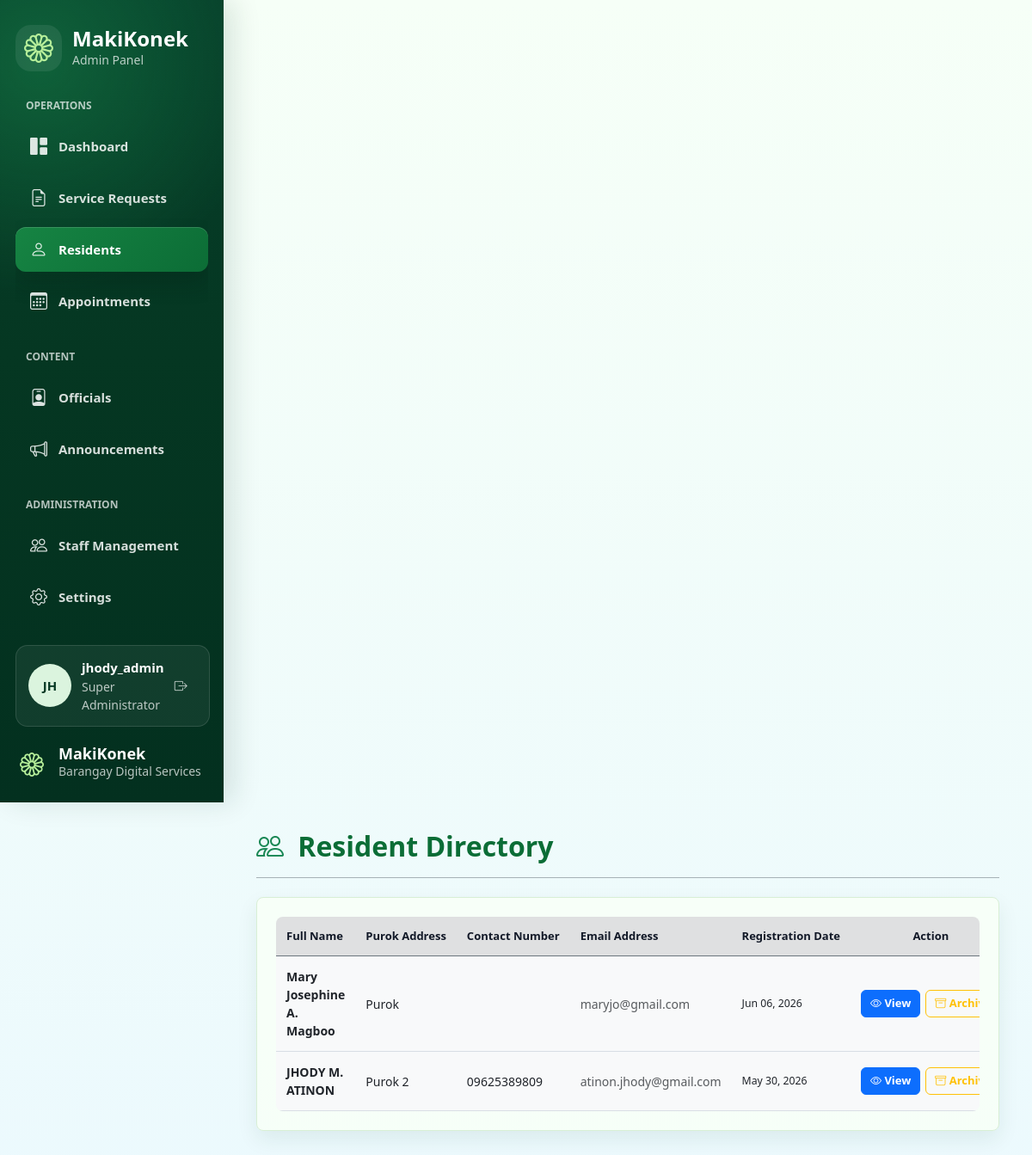
Page /Web_App/admin/manage_residents.php (signed in) on the committed database.
### tables this page shows
CREATE TABLE `user_profiles` (
  `profile_id` int(11) NOT NULL,
  `user_id` int(11) NOT NULL,
  `first_name` varchar(100) NOT NULL,
  `last_name` varchar(100) NOT NULL,
  `middle_name` varchar(100) DEFAULT NULL,
  `suffix` varchar(20) DEFAULT NULL,
  `avatar_path` varchar(255) DEFAULT NULL,
  `sex` varchar(20) DEFAULT NULL,
  `civil_status` varchar(50) DEFAULT NULL,
  `birth_date` date DEFAULT NULL,
  `birth_place` varchar(150) DEFAULT NULL,
  `religion` varchar(100) DEFAULT NULL,
  `nationality` varchar(100) DEFAULT NULL,
  `mobile_number` varchar(20) DEFAULT NULL,
  `house_no` varchar(50) DEFAULT NULL,
  `street` varchar(100) DEFAULT NULL,
  `purok_no` varchar(50) DEFAULT NULL,
  `subdivision` varchar(100) DEFAULT NULL,
  `years_residency` int(11) DEFAULT NULL,
  `employed_status` varchar(50) DEFAULT NULL,
  `date_registration` date DEFAULT NULL,
  `updated_at` timestamp NOT NULL DEFAULT current_timestamp() ON UPDATE current_timestamp()
);

CREATE TABLE `users` (
  `user_id` int(11) NOT NULL,
  `username` varchar(50) NOT NULL,
  `email` varchar(100) NOT NULL,
  `password` varchar(255) NOT NULL,
  `role` varchar(20) DEFAULT 'Residente',
  `created_at` timestamp NOT NULL DEFAULT current_timestamp()
);

### Web_App/admin/manage_residents.php (the view, shortened to what this page needs)
<?php
require_once __DIR__ . '/../includes/db_connect.php';
$query = "
    SELECT u.user_id, u.email, u.created_at, p.* FROM users u
    INNER JOIN user_profiles p ON u.user_id = p.user_id
    WHERE u.role = 'Residente'
    ORDER BY u.created_at DESC
";
$result = mysqli_query($conn, $query);
?>
<!DOCTYPE html>
<html lang="en" data-bs-theme="light">
<head>
    <link href="https://cdn.jsdelivr.net/npm/bootstrap@5.3.0/dist/css/bootstrap.min.css" rel="stylesheet">
    <link rel="stylesheet" href="https://cdn.jsdelivr.net/npm/bootstrap-icons@1.10.5/font/bootstrap-icons.css">
    <link rel="stylesheet" href="../assets/css/admin.css?v=20260608a">
</head>
<body>
    <?php include __DIR__ . '/partials/admin_sidebar.php'; ?>
    <main class="main-content">
        <div class="d-flex justify-content-between align-items-center mb-4 pb-2 border-bottom border-secondary">
            <h2 class="fw-bold page-title"><i class="bi bi-people text-success me-2"></i> Resident Directory</h2>
        </div>
        <div class="custom-card p-4 shadow-sm">
            <div class="table-responsive">
                <table class="table table-light table-hover align-middle border-secondary">
                    <thead class="table-active">
                        <tr>
                            <th>Full Name</th>
                            <th>Purok Address</th>
                            <th>Contact Number</th>
                            <th>Email Address</th>
                            <th>Registration Date</th>
                            <th class="text-center">Action</th>
                        </tr>
                    </thead>
                    <tbody>
                        <?php if (mysqli_num_rows($result) > 0): ?>
                            <?php while ($row = mysqli_fetch_assoc($result)):
                                $full_name = $row['first_name'] . ' ' . (!empty($row['middle_name']) ? substr($row['middle_name'], 0, 1) . '. ' : '') . $row['last_name'] . (!empty($row['suffix']) ? ' ' . $row['suffix'] : '');
                                $avatar = !empty($row['avatar_path']) ? '../' . $row['avatar_path'] : '../assets/img/avatar-placeholder.png';
                            ?>
                                <tr>
                                    <td class="fw-bold"><?php echo htmlspecialchars($full_name); ?></td>
                                    <td>Purok <?php echo htmlspecialchars($row['purok_no']); ?></td>
                                    <td><?php echo htmlspecialchars($row['mobile_number']); ?></td>
                                    <td class="text-muted"><?php echo htmlspecialchars($row['email']); ?></td>
                                    <td class="small"><?php echo date("M d, Y", strtotime($row['created_at'])); ?></td>
                                    <td class="text-center">
                                        <div class="table-actions">
                                            <button class="btn btn-sm btn-primary view-profile-trigger"
                                                title="View Full Profile"
                                                data-name="<?php echo htmlspecialchars($full_name); ?>"
                                                data-avatar="<?php echo htmlspecialchars($avatar); ?>"
                                                data-email="<?php echo htmlspecialchars($row['email']); ?>"
                                                data-mobile="<?php echo htmlspecialchars($row['mobile_number']); ?>"
                                                data-sex="<?php echo htmlspecialchars($row['sex'] ?? 'N/A'); ?>"
                                                data-civil="<?php echo htmlspecialchars($row['civil_status'] ?? 'N/A'); ?>"
                                                data-birthdate="<?php echo htmlspecialchars(!empty($row['birth_date']) ? date('M d, Y', strtotime($row['birth_date'])) : 'N/A'); ?>"
                                                data-birthplace="<?php echo htmlspecialchars($row['birth_place'] ?? 'N/A'); ?>"
                                                data-religion="<?php echo htmlspecialchars($row['religion'] ?? 'N/A'); ?>"
                                                data-nationality="<?php echo htmlspecialchars($row['nationality'] ?? 'N/A'); ?>"
                                                data-address="<?php echo htmlspecialchars("House " . ($row['house_no'] ?? '') . ", " . ($row['street'] ?? '') . ", Purok " . $row['purok_no'] . " " . ($row['subdivision'] ?? '')); ?>"
                                                data-nationalid="<?php echo htmlspecialchars($row['national_id'] ?? 'N/A'); ?>"
                                                data-philhealth="<?php echo htmlspecialchars($row['philhealth_no'] ?? 'N/A'); ?>"
                                                data-voters="<?php echo htmlspecialchars($row['voters_id'] ?? 'N/A'); ?>"
                                                data-sss="<?php echo htmlspecialchars($row['sss_no'] ?? 'N/A'); ?>"
                                                data-tin="<?php echo htmlspecialchars($row['tin_no'] ?? 'N/A'); ?>"
                                                data-years="<?php echo htmlspecialchars($row['years_residency'] ?? 'N/A'); ?>"
                                                data-employed="<?php echo htmlspecialchars($row['employed_status'] ?? 'N/A'); ?>"
                                                data-pagibig="<?php echo htmlspecialchars($row['pagibig_no'] ?? 'N/A'); ?>"
                                                data-ename="<?php echo htmlspecialchars($row['emergency_name'] ?? 'N/A'); ?>"
                                                data-erel="<?php echo htmlspecialchars($row['emergency_relationship'] ?? 'N/A'); ?>"
                                                data-ephone="<?php echo htmlspecialchars($row['emergency_contact'] ?? 'N/A'); ?>"
                                                data-eaddress="<?php echo htmlspecialchars($row['emergency_address'] ?? 'N/A'); ?>">
                                                <i class="bi bi-eye"></i> View
                                            </button>
                                            <form action="manage_residents.php" method="POST" class="d-inline" onsubmit="return confirm('Are you sure you want to archive <?php echo htmlspecialchars($full_name); ?>? This will move their data to the inactive archives.');">
                                                <button type="submit" name="archive_user" class="btn btn-sm btn-outline-warning" title="Archive Resident">
                                                    <i class="bi bi-archive"></i> Archive
                                                </button>
                                            </form>
                                        </div>
                                    </td>
                                </tr>
                            <?php endwhile; ?>
                        <?php else: ?>
                            <tr>
                                <td colspan="6" class="text-center text-muted py-4">No residents registered yet.</td>
                            </tr>
                        <?php endif; ?>
                    </tbody>
                </table>
            </div>
        </div>
    </main>
</body>
</html>

### Web_App/admin/partials/admin_sidebar.php (shortened to what this page needs)
<?php
$currentPage = basename($_SERVER['PHP_SELF']);
$admin_username = $_SESSION['admin_username'] ?? 'Admin';
$admin_role = $_SESSION['admin_role'] ?? 'Staff';
$admin_initials = strtoupper(substr(preg_replace('/[^A-Za-z0-9]/', '', $admin_username), 0, 2));
?>
<nav class="sidebar admin-shell-sidebar">
    <a href="dashboard.php" class="admin-brand" aria-label="MakiKonek Admin Dashboard">
        <span class="admin-brand-mark">
            <i class="bi bi-flower1"></i>
        </span>
        <span>
            <strong>MakiKonek</strong>
            <small>Admin Panel</small>
        </span>
    </a>
    <div class="admin-nav-stack">
        <section class="admin-nav-group">
            <p>Operations</p>
            <a href="dashboard.php" class="nav-link <?php echo $currentPage === 'dashboard.php' ? 'active' : ''; ?>">
                <i class="bi bi-grid-1x2-fill"></i> Dashboard
            </a>
            <a href="manage_requests.php" class="nav-link <?php echo $currentPage === 'manage_requests.php' ? 'active' : ''; ?>">
                <i class="bi bi-file-earmark-text"></i> Service Requests
            </a>
            <a href="manage_residents.php" class="nav-link <?php echo $currentPage === 'manage_residents.php' ? 'active' : ''; ?>">
                <i class="bi bi-person"></i> Residents
            </a>
            <a href="manage_appointments.php" class="nav-link <?php echo $currentPage === 'manage_appointments.php' ? 'active' : ''; ?>">
                <i class="bi bi-calendar3"></i> Appointments
            </a>
        </section>
        <section class="admin-nav-group">
            <p>Content</p>
            <a href="manage_officials.php" class="nav-link <?php echo $currentPage === 'manage_officials.php' ? 'active' : ''; ?>">
                <i class="bi bi-person-badge"></i> Officials
            </a>
            <a href="../public/announcements.php" class="nav-link">
                <i class="bi bi-megaphone"></i> Announcements
            </a>
        </section>
        <?php if ($admin_role === 'Super Admin'): ?>
            <section class="admin-nav-group">
                <p>Administration</p>
                <a href="manage_staff.php" class="nav-link <?php echo $currentPage === 'manage_staff.php' ? 'active' : ''; ?>">
                    <i class="bi bi-people"></i> Staff Management
                </a>
                <a href="#" class="nav-link">
                    <i class="bi bi-gear"></i> Settings
                </a>
            </section>
        <?php endif; ?>
    </div>
    <div class="admin-sidebar-bottom">
        <div class="admin-profile-card">
            <span class="admin-avatar"><?php echo htmlspecialchars($admin_initials); ?></span>
            <span>
                <strong><?php echo htmlspecialchars($admin_username); ?></strong>
                <small><?php echo htmlspecialchars($admin_role === 'Super Admin' ? 'Super Administrator' : $admin_role); ?></small>
            </span>
            <a href="logout.php" class="admin-profile-action" title="Sign out" aria-label="Sign out">
                <i class="bi bi-box-arrow-right"></i>
            </a>
        </div>
        <div class="admin-sidebar-signature">
            <span class="admin-mini-mark"><i class="bi bi-flower1"></i></span>
            <span>
                <strong>MakiKonek</strong>
                <small>Barangay Digital Services</small>
            </span>
        </div>
    </div>
</nav>

### Web_App/admin/manage_residents.php (style rules this page uses)
body { background: linear-gradient(180deg, #f6fff7 0%, #e9f8ff 100%); }
.main-content { margin-left: 280px; min-height: 100vh; padding: 2rem; }
.custom-card { background-color: #f4fff5; border: 1px solid #d8efd5; border-radius: 16px; }
.page-title { color: #0b6d36; }
.table thead { background-color: #e6f6e7; }

### rows in the picture
user_profiles: full_name "Mary Josephine A. Magboo", user.email "maryjo@gmail.com", user.created_at "Jun 06, 2026"
user_profiles: full_name "JHODY M. ATINON", purok_no "2", mobile_number "09625389809", user.email "atinon.jhody@gmail.com", user.created_at "May 30, 2026"

### other values in the picture
$admin_initials "JH"
$admin_username "jhody_admin"
$admin_role === 'Super Admin' ? 'Super Administrator' : $admin_role "Super Administrator"
